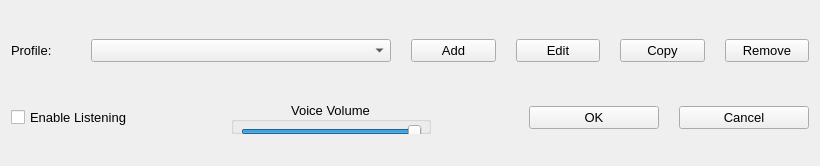
<?xml version="1.0" encoding="UTF-8"?>
<ui version="4.0">
 <class>MainWidget</class>
 <widget class="QWidget" name="MainWidget">
  <property name="geometry">
   <rect>
    <x>0</x>
    <y>0</y>
    <width>820</width>
    <height>166</height>
   </rect>
  </property>
  <property name="font">
   <font>
    <pointsize>10</pointsize>
   </font>
  </property>
  <property name="windowTitle">
   <string>LinVAM</string>
  </property>
  <layout class="QGridLayout" name="gridLayout_2">
   <property name="topMargin">
    <number>20</number>
   </property>
   <property name="verticalSpacing">
    <number>20</number>
   </property>
   <item row="2" column="0">
    <layout class="QHBoxLayout" name="horizontalLayout_2">
     <property name="spacing">
      <number>20</number>
     </property>
     <item>
      <widget class="QCheckBox" name="listeningChk">
       <property name="text">
        <string>Enable Listening</string>
       </property>
      </widget>
     </item>
     <item>
      <spacer name="horizontalSpacer_2">
       <property name="orientation">
        <enum>Qt::Horizontal</enum>
       </property>
       <property name="sizeHint" stdset="0">
        <size>
         <width>40</width>
         <height>20</height>
        </size>
       </property>
      </spacer>
     </item>
     <item>
      <widget class="QGroupBox" name="groupBox">
       <property name="minimumSize">
        <size>
         <width>200</width>
         <height>0</height>
        </size>
       </property>
       <property name="title">
        <string>Voice Volume</string>
       </property>
       <property name="alignment">
        <set>Qt::AlignCenter</set>
       </property>
       <widget class="QSlider" name="sliderVolume">
        <property name="geometry">
         <rect>
          <x>10</x>
          <y>20</y>
          <width>181</width>
          <height>21</height>
         </rect>
        </property>
        <property name="toolTip">
         <string>Change voice volume</string>
        </property>
        <property name="maximum">
         <number>100</number>
        </property>
        <property name="value">
         <number>100</number>
        </property>
        <property name="orientation">
         <enum>Qt::Horizontal</enum>
        </property>
       </widget>
      </widget>
     </item>
     <item>
      <spacer name="horizontalSpacer">
       <property name="orientation">
        <enum>Qt::Horizontal</enum>
       </property>
       <property name="sizeHint" stdset="0">
        <size>
         <width>20</width>
         <height>20</height>
        </size>
       </property>
      </spacer>
     </item>
     <item>
      <widget class="QPushButton" name="ok">
       <property name="minimumSize">
        <size>
         <width>130</width>
         <height>0</height>
        </size>
       </property>
       <property name="text">
        <string>OK</string>
       </property>
      </widget>
     </item>
     <item>
      <widget class="QPushButton" name="cancel">
       <property name="minimumSize">
        <size>
         <width>130</width>
         <height>0</height>
        </size>
       </property>
       <property name="text">
        <string>Cancel</string>
       </property>
      </widget>
     </item>
    </layout>
   </item>
   <item row="1" column="0">
    <layout class="QHBoxLayout" name="horizontalLayout">
     <property name="spacing">
      <number>20</number>
     </property>
     <item>
      <widget class="QLabel" name="label">
       <property name="sizePolicy">
        <sizepolicy hsizetype="Fixed" vsizetype="Preferred">
         <horstretch>0</horstretch>
         <verstretch>0</verstretch>
        </sizepolicy>
       </property>
       <property name="minimumSize">
        <size>
         <width>60</width>
         <height>0</height>
        </size>
       </property>
       <property name="text">
        <string>Profile:</string>
       </property>
      </widget>
     </item>
     <item>
      <widget class="QComboBox" name="profileCbx">
       <property name="minimumSize">
        <size>
         <width>300</width>
         <height>0</height>
        </size>
       </property>
      </widget>
     </item>
     <item>
      <widget class="QPushButton" name="addBut">
       <property name="minimumSize">
        <size>
         <width>75</width>
         <height>0</height>
        </size>
       </property>
       <property name="text">
        <string>Add</string>
       </property>
      </widget>
     </item>
     <item>
      <widget class="QPushButton" name="editBut">
       <property name="minimumSize">
        <size>
         <width>75</width>
         <height>0</height>
        </size>
       </property>
       <property name="text">
        <string>Edit</string>
       </property>
      </widget>
     </item>
     <item>
      <widget class="QPushButton" name="copyBut">
       <property name="minimumSize">
        <size>
         <width>75</width>
         <height>0</height>
        </size>
       </property>
       <property name="toolTip">
        <string>Copy currently selected profile</string>
       </property>
       <property name="text">
        <string>Copy</string>
       </property>
      </widget>
     </item>
     <item>
      <widget class="QPushButton" name="removeBut">
       <property name="minimumSize">
        <size>
         <width>75</width>
         <height>0</height>
        </size>
       </property>
       <property name="text">
        <string>Remove</string>
       </property>
      </widget>
     </item>
    </layout>
   </item>
  </layout>
 </widget>
 <resources/>
 <connections/>
</ui>
